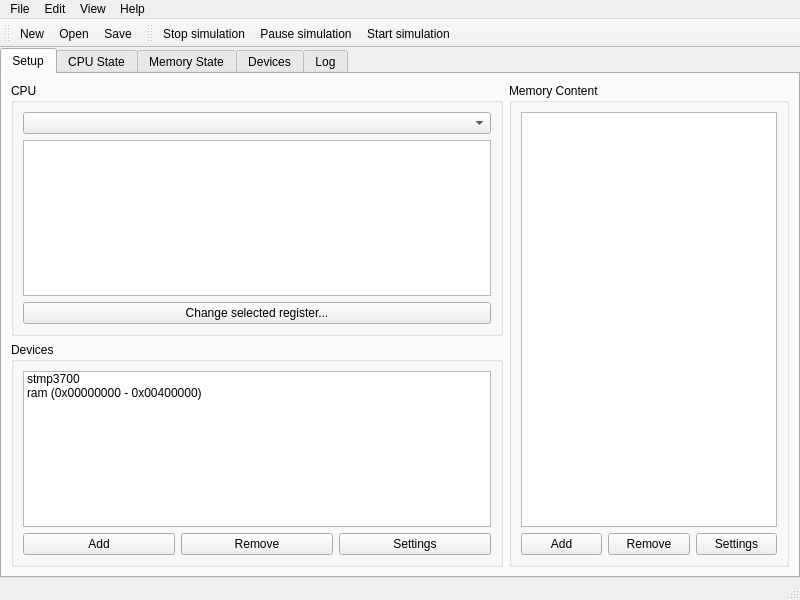
<?xml version="1.0" encoding="UTF-8"?>
<ui version="4.0">
 <class>MainWindow</class>
 <widget class="QMainWindow" name="MainWindow">
  <property name="geometry">
   <rect>
    <x>0</x>
    <y>0</y>
    <width>800</width>
    <height>600</height>
   </rect>
  </property>
  <property name="windowTitle">
   <string>armsim</string>
  </property>
  <widget class="QWidget" name="centralwidget">
   <layout class="QHBoxLayout" name="horizontalLayout">
    <property name="margin">
     <number>0</number>
    </property>
    <item>
     <widget class="QTabWidget" name="tabWidget">
      <property name="currentIndex">
       <number>0</number>
      </property>
      <widget class="QWidget" name="tab">
       <attribute name="title">
        <string>Setup</string>
       </attribute>
       <layout class="QGridLayout" name="gridLayout_2">
        <item row="1" column="0">
         <widget class="QGroupBox" name="groupBox">
          <property name="title">
           <string>Devices</string>
          </property>
          <layout class="QGridLayout" name="gridLayout">
           <item row="0" column="0" colspan="3">
            <widget class="QListWidget" name="deviceList">
             <item>
              <property name="text">
               <string>stmp3700</string>
              </property>
             </item>
             <item>
              <property name="text">
               <string>ram (0x00000000 - 0x00400000)</string>
              </property>
             </item>
            </widget>
           </item>
           <item row="1" column="0">
            <widget class="QPushButton" name="addDevice">
             <property name="text">
              <string>Add</string>
             </property>
            </widget>
           </item>
           <item row="1" column="1">
            <widget class="QPushButton" name="removeDevice">
             <property name="text">
              <string>Remove</string>
             </property>
            </widget>
           </item>
           <item row="1" column="2">
            <widget class="QPushButton" name="deviceSettings">
             <property name="text">
              <string>Settings</string>
             </property>
            </widget>
           </item>
          </layout>
         </widget>
        </item>
        <item row="0" column="0">
         <widget class="QGroupBox" name="groupBox_3">
          <property name="title">
           <string>CPU</string>
          </property>
          <layout class="QVBoxLayout" name="verticalLayout">
           <item>
            <widget class="QComboBox" name="cpuModel"/>
           </item>
           <item>
            <widget class="QListWidget" name="initialRegisterList"/>
           </item>
           <item>
            <widget class="QPushButton" name="changeRegister">
             <property name="text">
              <string>Change selected register...</string>
             </property>
            </widget>
           </item>
          </layout>
         </widget>
        </item>
        <item row="0" column="1" rowspan="2">
         <widget class="QGroupBox" name="groupBox_2">
          <property name="title">
           <string>Memory Content</string>
          </property>
          <layout class="QGridLayout" name="gridLayout_3">
           <item row="1" column="1">
            <widget class="QPushButton" name="removeMemoryContent">
             <property name="text">
              <string>Remove</string>
             </property>
            </widget>
           </item>
           <item row="1" column="0">
            <widget class="QPushButton" name="addMemoryContent">
             <property name="text">
              <string>Add</string>
             </property>
            </widget>
           </item>
           <item row="1" column="2">
            <widget class="QPushButton" name="changeMemoryContent">
             <property name="text">
              <string>Settings</string>
             </property>
            </widget>
           </item>
           <item row="0" column="0" colspan="3">
            <widget class="QListWidget" name="memoryContentList"/>
           </item>
          </layout>
         </widget>
        </item>
       </layout>
      </widget>
      <widget class="QWidget" name="tab_2">
       <attribute name="title">
        <string>CPU State</string>
       </attribute>
       <layout class="QGridLayout" name="gridLayout_4">
        <item row="0" column="1">
         <widget class="QGroupBox" name="groupBox_4">
          <property name="title">
           <string>Registers</string>
          </property>
          <layout class="QVBoxLayout" name="verticalLayout_2">
           <item>
            <widget class="QListWidget" name="registerState"/>
           </item>
          </layout>
         </widget>
        </item>
        <item row="0" column="0">
         <widget class="QGroupBox" name="groupBox_5">
          <property name="title">
           <string>General</string>
          </property>
          <layout class="QFormLayout" name="formLayout">
           <item row="0" column="0">
            <widget class="QLabel" name="label">
             <property name="text">
              <string>State:</string>
             </property>
            </widget>
           </item>
           <item row="0" column="1">
            <widget class="QLabel" name="cpuState">
             <property name="text">
              <string>Running</string>
             </property>
            </widget>
           </item>
           <item row="1" column="0">
            <widget class="QLabel" name="label_3">
             <property name="text">
              <string>Time:</string>
             </property>
            </widget>
           </item>
           <item row="1" column="1">
            <widget class="QLabel" name="time">
             <property name="text">
              <string>0</string>
             </property>
            </widget>
           </item>
          </layout>
         </widget>
        </item>
        <item row="1" column="0" colspan="2">
         <widget class="QPushButton" name="refreshProcessorState">
          <property name="text">
           <string>Refresh</string>
          </property>
         </widget>
        </item>
       </layout>
      </widget>
      <widget class="QWidget" name="tab_4">
       <attribute name="title">
        <string>Memory State</string>
       </attribute>
      </widget>
      <widget class="QWidget" name="tab_5">
       <attribute name="title">
        <string>Devices</string>
       </attribute>
      </widget>
      <widget class="QWidget" name="tab_3">
       <attribute name="title">
        <string>Log</string>
       </attribute>
       <layout class="QGridLayout" name="gridLayout_5">
        <item row="2" column="2">
         <widget class="QPushButton" name="saveLog">
          <property name="text">
           <string>Save</string>
          </property>
         </widget>
        </item>
        <item row="2" column="0">
         <widget class="QPushButton" name="refreshLog">
          <property name="text">
           <string>Refresh</string>
          </property>
         </widget>
        </item>
        <item row="2" column="1">
         <widget class="QPushButton" name="clearLog">
          <property name="text">
           <string>Clear</string>
          </property>
         </widget>
        </item>
        <item row="0" column="0" colspan="3">
         <widget class="QListWidget" name="log"/>
        </item>
       </layout>
      </widget>
     </widget>
    </item>
   </layout>
  </widget>
  <widget class="QMenuBar" name="menubar">
   <property name="geometry">
    <rect>
     <x>0</x>
     <y>0</y>
     <width>800</width>
     <height>23</height>
    </rect>
   </property>
   <widget class="QMenu" name="menuFile">
    <property name="title">
     <string>File</string>
    </property>
    <addaction name="actionNew"/>
    <addaction name="actionOpen"/>
    <addaction name="actionSave"/>
    <addaction name="actionSaveAs"/>
    <addaction name="actionRecentFiles"/>
    <addaction name="separator"/>
    <addaction name="actionExit"/>
   </widget>
   <widget class="QMenu" name="menuEdit">
    <property name="title">
     <string>Edit</string>
    </property>
    <addaction name="actionStartSimulation"/>
    <addaction name="actionPauseSimulation"/>
    <addaction name="actionStopSimulation"/>
   </widget>
   <widget class="QMenu" name="menuView">
    <property name="title">
     <string>View</string>
    </property>
   </widget>
   <widget class="QMenu" name="menuHelp">
    <property name="title">
     <string>Help</string>
    </property>
    <addaction name="actionAbout"/>
   </widget>
   <addaction name="menuFile"/>
   <addaction name="menuEdit"/>
   <addaction name="menuView"/>
   <addaction name="menuHelp"/>
  </widget>
  <widget class="QStatusBar" name="statusbar"/>
  <widget class="QToolBar" name="toolBar">
   <property name="windowTitle">
    <string>toolBar</string>
   </property>
   <attribute name="toolBarArea">
    <enum>TopToolBarArea</enum>
   </attribute>
   <attribute name="toolBarBreak">
    <bool>false</bool>
   </attribute>
   <addaction name="actionNew"/>
   <addaction name="actionOpen"/>
   <addaction name="actionSave"/>
  </widget>
  <widget class="QToolBar" name="toolBar_2">
   <property name="windowTitle">
    <string>toolBar_2</string>
   </property>
   <attribute name="toolBarArea">
    <enum>TopToolBarArea</enum>
   </attribute>
   <attribute name="toolBarBreak">
    <bool>false</bool>
   </attribute>
   <addaction name="actionStopSimulation"/>
   <addaction name="actionPauseSimulation"/>
   <addaction name="actionStartSimulation"/>
  </widget>
  <action name="actionAbout">
   <property name="icon">
    <iconset resource="../armsim.qrc">
     <normaloff>:/icons/icons/help-about.png</normaloff>:/icons/icons/help-about.png</iconset>
   </property>
   <property name="text">
    <string>About...</string>
   </property>
  </action>
  <action name="actionStartSimulation">
   <property name="icon">
    <iconset resource="../armsim.qrc">
     <normaloff>:/icons/icons/media-playback-start.png</normaloff>:/icons/icons/media-playback-start.png</iconset>
   </property>
   <property name="text">
    <string>Start simulation</string>
   </property>
  </action>
  <action name="actionPauseSimulation">
   <property name="icon">
    <iconset resource="../armsim.qrc">
     <normaloff>:/icons/icons/media-playback-pause.png</normaloff>:/icons/icons/media-playback-pause.png</iconset>
   </property>
   <property name="text">
    <string>Pause simulation</string>
   </property>
  </action>
  <action name="actionStopSimulation">
   <property name="icon">
    <iconset resource="../armsim.qrc">
     <normaloff>:/icons/icons/media-playback-stop.png</normaloff>:/icons/icons/media-playback-stop.png</iconset>
   </property>
   <property name="text">
    <string>Stop simulation</string>
   </property>
  </action>
  <action name="actionNew">
   <property name="icon">
    <iconset resource="../armsim.qrc">
     <normaloff>:/icons/icons/document-new.png</normaloff>:/icons/icons/document-new.png</iconset>
   </property>
   <property name="text">
    <string>New...</string>
   </property>
  </action>
  <action name="actionOpen">
   <property name="icon">
    <iconset resource="../armsim.qrc">
     <normaloff>:/icons/icons/document-open.png</normaloff>:/icons/icons/document-open.png</iconset>
   </property>
   <property name="text">
    <string>Open...</string>
   </property>
  </action>
  <action name="actionSave">
   <property name="icon">
    <iconset resource="../armsim.qrc">
     <normaloff>:/icons/icons/document-save.png</normaloff>:/icons/icons/document-save.png</iconset>
   </property>
   <property name="text">
    <string>Save...</string>
   </property>
  </action>
  <action name="actionExit">
   <property name="icon">
    <iconset resource="../armsim.qrc">
     <normaloff>:/icons/icons/application-exit.png</normaloff>:/icons/icons/application-exit.png</iconset>
   </property>
   <property name="text">
    <string>Quit</string>
   </property>
  </action>
  <action name="actionRecentFiles">
   <property name="icon">
    <iconset resource="../armsim.qrc">
     <normaloff>:/icons/icons/document-open-recent.png</normaloff>:/icons/icons/document-open-recent.png</iconset>
   </property>
   <property name="text">
    <string>Recent files</string>
   </property>
  </action>
  <action name="actionSaveAs">
   <property name="icon">
    <iconset resource="../armsim.qrc">
     <normaloff>:/icons/icons/document-save-as.png</normaloff>:/icons/icons/document-save-as.png</iconset>
   </property>
   <property name="text">
    <string>Save as...</string>
   </property>
  </action>
 </widget>
 <resources>
  <include location="../armsim.qrc"/>
 </resources>
 <connections>
  <connection>
   <sender>actionAbout</sender>
   <signal>activated()</signal>
   <receiver>MainWindow</receiver>
   <slot>about()</slot>
   <hints>
    <hint type="sourcelabel">
     <x>-1</x>
     <y>-1</y>
    </hint>
    <hint type="destinationlabel">
     <x>399</x>
     <y>299</y>
    </hint>
   </hints>
  </connection>
  <connection>
   <sender>actionNew</sender>
   <signal>activated()</signal>
   <receiver>MainWindow</receiver>
   <slot>newConfig()</slot>
   <hints>
    <hint type="sourcelabel">
     <x>-1</x>
     <y>-1</y>
    </hint>
    <hint type="destinationlabel">
     <x>399</x>
     <y>299</y>
    </hint>
   </hints>
  </connection>
  <connection>
   <sender>actionOpen</sender>
   <signal>activated()</signal>
   <receiver>MainWindow</receiver>
   <slot>open()</slot>
   <hints>
    <hint type="sourcelabel">
     <x>-1</x>
     <y>-1</y>
    </hint>
    <hint type="destinationlabel">
     <x>399</x>
     <y>299</y>
    </hint>
   </hints>
  </connection>
  <connection>
   <sender>actionSave</sender>
   <signal>activated()</signal>
   <receiver>MainWindow</receiver>
   <slot>save()</slot>
   <hints>
    <hint type="sourcelabel">
     <x>-1</x>
     <y>-1</y>
    </hint>
    <hint type="destinationlabel">
     <x>399</x>
     <y>299</y>
    </hint>
   </hints>
  </connection>
  <connection>
   <sender>actionSaveAs</sender>
   <signal>activated()</signal>
   <receiver>MainWindow</receiver>
   <slot>saveAs()</slot>
   <hints>
    <hint type="sourcelabel">
     <x>-1</x>
     <y>-1</y>
    </hint>
    <hint type="destinationlabel">
     <x>399</x>
     <y>299</y>
    </hint>
   </hints>
  </connection>
  <connection>
   <sender>cpuModel</sender>
   <signal>activated(int)</signal>
   <receiver>MainWindow</receiver>
   <slot>selectProcessor(int)</slot>
   <hints>
    <hint type="sourcelabel">
     <x>254</x>
     <y>137</y>
    </hint>
    <hint type="destinationlabel">
     <x>399</x>
     <y>299</y>
    </hint>
   </hints>
  </connection>
  <connection>
   <sender>changeRegister</sender>
   <signal>clicked()</signal>
   <receiver>MainWindow</receiver>
   <slot>changeRegister()</slot>
   <hints>
    <hint type="sourcelabel">
     <x>254</x>
     <y>318</y>
    </hint>
    <hint type="destinationlabel">
     <x>399</x>
     <y>299</y>
    </hint>
   </hints>
  </connection>
  <connection>
   <sender>addDevice</sender>
   <signal>clicked()</signal>
   <receiver>MainWindow</receiver>
   <slot>addDevice()</slot>
   <hints>
    <hint type="sourcelabel">
     <x>101</x>
     <y>536</y>
    </hint>
    <hint type="destinationlabel">
     <x>399</x>
     <y>299</y>
    </hint>
   </hints>
  </connection>
  <connection>
   <sender>removeDevice</sender>
   <signal>clicked()</signal>
   <receiver>MainWindow</receiver>
   <slot>removeDevice()</slot>
   <hints>
    <hint type="sourcelabel">
     <x>254</x>
     <y>536</y>
    </hint>
    <hint type="destinationlabel">
     <x>399</x>
     <y>299</y>
    </hint>
   </hints>
  </connection>
  <connection>
   <sender>deviceSettings</sender>
   <signal>clicked()</signal>
   <receiver>MainWindow</receiver>
   <slot>changeDevice()</slot>
   <hints>
    <hint type="sourcelabel">
     <x>407</x>
     <y>536</y>
    </hint>
    <hint type="destinationlabel">
     <x>399</x>
     <y>299</y>
    </hint>
   </hints>
  </connection>
  <connection>
   <sender>addMemoryContent</sender>
   <signal>clicked()</signal>
   <receiver>MainWindow</receiver>
   <slot>addMemoryContent()</slot>
   <hints>
    <hint type="sourcelabel">
     <x>555</x>
     <y>542</y>
    </hint>
    <hint type="destinationlabel">
     <x>399</x>
     <y>299</y>
    </hint>
   </hints>
  </connection>
  <connection>
   <sender>removeMemoryContent</sender>
   <signal>clicked()</signal>
   <receiver>MainWindow</receiver>
   <slot>removeMemoryContent()</slot>
   <hints>
    <hint type="sourcelabel">
     <x>646</x>
     <y>542</y>
    </hint>
    <hint type="destinationlabel">
     <x>399</x>
     <y>299</y>
    </hint>
   </hints>
  </connection>
  <connection>
   <sender>changeMemoryContent</sender>
   <signal>clicked()</signal>
   <receiver>MainWindow</receiver>
   <slot>changeMemoryContent()</slot>
   <hints>
    <hint type="sourcelabel">
     <x>737</x>
     <y>542</y>
    </hint>
    <hint type="destinationlabel">
     <x>399</x>
     <y>299</y>
    </hint>
   </hints>
  </connection>
  <connection>
   <sender>refreshLog</sender>
   <signal>clicked()</signal>
   <receiver>MainWindow</receiver>
   <slot>refreshLog()</slot>
   <hints>
    <hint type="sourcelabel">
     <x>138</x>
     <y>553</y>
    </hint>
    <hint type="destinationlabel">
     <x>399</x>
     <y>299</y>
    </hint>
   </hints>
  </connection>
  <connection>
   <sender>clearLog</sender>
   <signal>clicked()</signal>
   <receiver>MainWindow</receiver>
   <slot>clearLog()</slot>
   <hints>
    <hint type="sourcelabel">
     <x>399</x>
     <y>553</y>
    </hint>
    <hint type="destinationlabel">
     <x>399</x>
     <y>299</y>
    </hint>
   </hints>
  </connection>
  <connection>
   <sender>saveLog</sender>
   <signal>clicked()</signal>
   <receiver>MainWindow</receiver>
   <slot>saveLog()</slot>
   <hints>
    <hint type="sourcelabel">
     <x>661</x>
     <y>553</y>
    </hint>
    <hint type="destinationlabel">
     <x>399</x>
     <y>299</y>
    </hint>
   </hints>
  </connection>
  <connection>
   <sender>refreshProcessorState</sender>
   <signal>clicked()</signal>
   <receiver>MainWindow</receiver>
   <slot>refreshProcessorState()</slot>
   <hints>
    <hint type="sourcelabel">
     <x>399</x>
     <y>553</y>
    </hint>
    <hint type="destinationlabel">
     <x>399</x>
     <y>299</y>
    </hint>
   </hints>
  </connection>
  <connection>
   <sender>actionStartSimulation</sender>
   <signal>activated()</signal>
   <receiver>MainWindow</receiver>
   <slot>start()</slot>
   <hints>
    <hint type="sourcelabel">
     <x>-1</x>
     <y>-1</y>
    </hint>
    <hint type="destinationlabel">
     <x>399</x>
     <y>299</y>
    </hint>
   </hints>
  </connection>
  <connection>
   <sender>actionPauseSimulation</sender>
   <signal>activated()</signal>
   <receiver>MainWindow</receiver>
   <slot>pause()</slot>
   <hints>
    <hint type="sourcelabel">
     <x>-1</x>
     <y>-1</y>
    </hint>
    <hint type="destinationlabel">
     <x>399</x>
     <y>299</y>
    </hint>
   </hints>
  </connection>
  <connection>
   <sender>actionStopSimulation</sender>
   <signal>activated()</signal>
   <receiver>MainWindow</receiver>
   <slot>stop()</slot>
   <hints>
    <hint type="sourcelabel">
     <x>-1</x>
     <y>-1</y>
    </hint>
    <hint type="destinationlabel">
     <x>399</x>
     <y>299</y>
    </hint>
   </hints>
  </connection>
 </connections>
 <slots>
  <slot>about()</slot>
  <slot>newConfig()</slot>
  <slot>open()</slot>
  <slot>save()</slot>
  <slot>saveAs()</slot>
  <slot>selectProcessor(int)</slot>
  <slot>changeRegister()</slot>
  <slot>addDevice()</slot>
  <slot>removeDevice()</slot>
  <slot>changeDevice()</slot>
  <slot>addMemoryContent()</slot>
  <slot>removeMemoryContent()</slot>
  <slot>changeMemoryContent()</slot>
  <slot>refreshLog()</slot>
  <slot>clearLog()</slot>
  <slot>saveLog()</slot>
  <slot>refreshProcessorState()</slot>
  <slot>start()</slot>
  <slot>pause()</slot>
  <slot>stop()</slot>
 </slots>
</ui>
